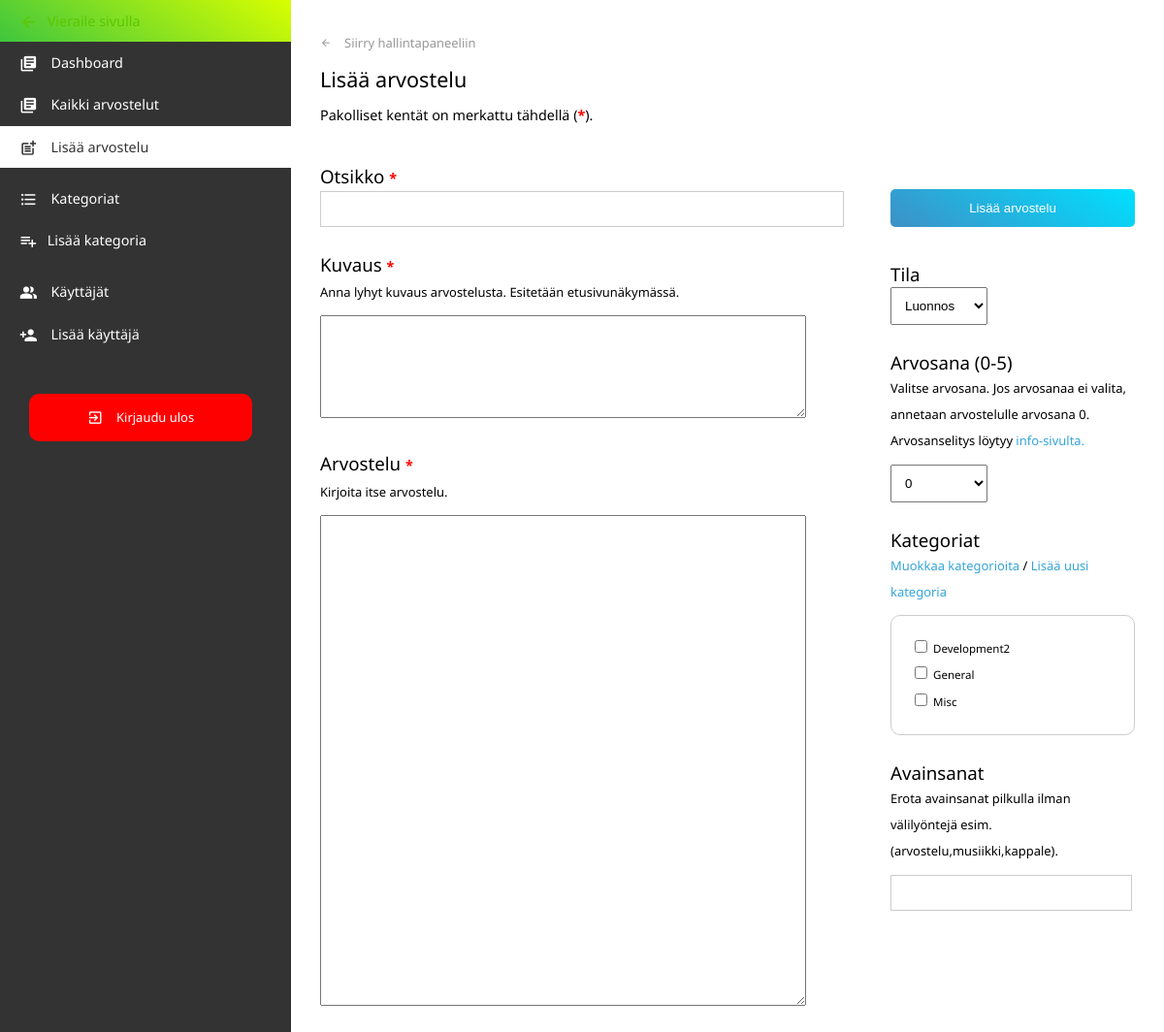
The page /admin/add-review.php (signed in) on the database its author committed.
### tables this page shows
CREATE TABLE `cats` (
  `catID` int(11) UNSIGNED NOT NULL,
  `catTitle` varchar(255) DEFAULT NULL,
  `catSlug` varchar(255) DEFAULT NULL
);

### admin/add-review.php (the view, shortened to what this page needs)
<?php
require_once('../includes/config.php');
?>
<!doctype html>
<html lang="fi">
<head>
	<?php require('includes/head-meta.php'); ?>
</head>
<body id="addreview">
	<div id="wrapper" class="flex">
		<?php include('includes/menu.php'); ?>
		<main>
			<div class="innermargin">
				<p><a class="back-to" href="./">
						<i class="material-icons">
						</i>
						Siirry hallintapaneeliin</a></p>
				<h2>Lisää arvostelu</h2>
				<p>Pakolliset kentät on merkattu tähdellä (<span class="required">*</span>).
					<form action='' method='post'>
						<div id="review-field" class="flex">
							<div class="column main">
								<div class="row">
									<h3><label>Otsikko <span class="required">*</span></label></h3>
									<input type='text' name='postTitle' class="post-title-field" value='<?php if (isset($error)) {
																											echo $_POST['postTitle'];
																										} ?>'>
								</div>
								<div class="row">
									<h3><label>Kuvaus <span class="required">*</span></label></h3>
									<p>Anna lyhyt kuvaus arvostelusta. Esitetään etusivunäkymässä.</p>
									<textarea name='postDesc' class="description-area" cols='60' rows='5'>
										<?php if (isset($error)) {
											echo $_POST['postDesc'];
										} ?></textarea>
								</div>
								<div class="row">
									<h3><label>Arvostelu <span class="required">*</span></label></h3>
									<p>Kirjoita itse arvostelu.</p>
									<textarea name='postCont' class="review-area" cols='60' rows='20'>
										<?php if (isset($error)) {
											echo $_POST['postCont'];
										} ?></textarea>
								</div>
							</div>
							<div class="column sidebar">
								<div class="row">
									<p><input type='submit' name='submit' class="button" value='Lisää arvostelu'></p>
									<h3>Tila</h3>
									<select name='postStatus' id="status">
										<option value="<?php echo $row['postStatus']; ?>" selected>
											<?php if ($row['postStatus'] == 1) {
												echo 'Julkaistu';
											} else {
												echo 'Luonnos';
											} ?>
										</option>
									</select>
									<h3><label>Arvosana (0-5)</label></h3>
									<p>Valitse arvosana. Jos arvosanaa ei valita, annetaan arvostelulle arvosana 0. Arvosanselitys löytyy <a href="http://dev.zurial.fi/arvostelu/info.php">info-sivulta.</a></p>
									<select name='postRate' id="rating">
										<option value="0">0</option>
									</select>
								</div>
								<div class="row">
									<h3>
										Kategoriat
									</h3>
									<p><a href="categories.php">Muokkaa kategorioita</a> /
										<a href="add-category.php">Lisää uusi kategoria</a></p>
									<fieldset>
										<?php
										$checked = null;
										$stmt2 = $db->query('SELECT catID, catTitle FROM cats ORDER BY catTitle');
										while ($row2 = $stmt2->fetch()) {
											echo "<input type='checkbox' name='catID[]' value='" . $row2['catID'] . "' $checked> " . $row2['catTitle'] . "<br />";
										}
										?>
									</fieldset>
								</div>
								<div class="row">
									<h3><label>Avainsanat</label></h3>
									<p>Erota avainsanat pilkulla ilman välilyöntejä esim. (arvostelu,musiikki,kappale).</p>
									<input type='text' name='postTags' class="post-tag-field" value='<?php if (isset($error)) {
																											echo $_POST['postTags'];
																										} ?>'>
								</div>
							</div>
						</diV>
					</form>
			</div>
	</div>
</body>
</html>

### admin/style/main-admin.css (style rules this page uses)
body { background: #333; font:100%/170% 'Noto Sans', Arial, Helvetica, sans-serif; }
a, a:visited { text-decoration: none; color: #36a5d9; }
p { margin: 10px 0; }
h2 { font-size: 1.5em; margin-bottom:10px; }
h3 { font-size: 1.3em; }
.flex { display: -webkit-flex; display: -moz-flex; display: -ms-flexbox; display: flex; flex-wrap: wrap; -moz-flex-warp: warp; justify-content: flex-around; -webkit-justify-content: space-around; align-items: stretch; flex-direction: row; align-content: stretch; -webkit-box-orient: horizontal; -webkit-box-direction: normal; -webkit-flex-direction: row; -ms-flex-direction: row; flex-direction: row; -webkit-flex-wrap: wrap; -ms-flex-wrap: wrap; flex-wrap: wrap; }
#login input[type="submit"], .button, a.button, a:visited.button { background: rgb(0, 224, 255); background: -moz-linear-gradient(214deg, rgba(0, 224, 255, 1) 0%, rgba(62, 144, 198, 1) 100%); background: -webkit-linear-gradient(214deg, rgba(0, 224, 255, 1) 0%, rgba(62, 144, 198, 1) 100%); background: linear-gradient(214deg, rgba(0, 224, 255, 1) 0%, rgba(62, 144, 198, 1) 100%);filter: progid: DXImageTransform.Microsoft.gradient(startColorstr="#00e0ff", endColorstr="#3e90c6", GradientType=1); color: #fff; padding: 10px 25px; border-radius: 5px; margin: 22px 0 10px; display: inline-block; border: none; }
input.button { padding:15px 25px 15px 25px; }
input { padding:10px; background:#fff; border:1px solid #ccc; }
#wrapper { height: 100%; position: absolute; width: 100%; height: 100%; min-height: 100%; font-size: 0.9em; }
.innermargin { margin: 30px; }
main { width: calc(100% - 300px); background: #fff; }
a.back-to i, a.back-to, a:visited.back-to { font-size: 0.9em !important; color: #999; top:1px; }
.column.main { width:calc(70% - 50px); margin-right:50px; }
.column.sidebar { width:30%; margin-top:10px; }
.column.sidebar input.button { padding:12px 20px 12px 20px; width: 100%; }
.column.sidebar fieldset { border:1px solid #ccc; padding:20px; border-radius: 10px; font-size:.8em; }
.column h3 { margin:25px 0px 0px 0px; }
.column p { margin-top:0px; font-size:.9em; }
.column .row { margin:20px 0 20px 0; }
.description-area { height:100px; }
.review-area { height:500px; }
.required { font-weight: bold; font-size:.9rem; color:red; }
.post-title-field { padding:10px; width:calc(100% - 20px) !important; }
.post-tag-field { padding:10px; width:90%; }
select { padding:10px; width:100px; }
select#rating option { color:#fff; }
select#rating option[value="0"] { background: #2d2d2d; }
i.material-icons { font-size:1.3em; top:5px; margin-right:10px; position:relative }

### rows shown on the page
cats: catTitle "Development2"
cats: catTitle "General"
cats: catTitle "Misc"
